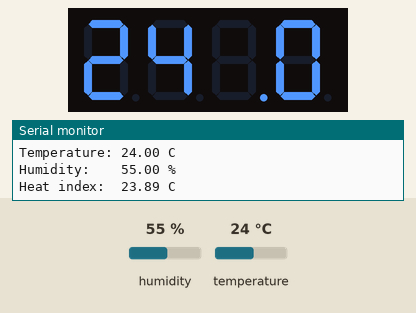
Bench run of a program on a simulated Arduino Uno, built with avr-gcc and run on an emulated ATmega328P. On the bench: 4-digit seven-segment display, the last lines printed to the serial monitor. The inputs (shaded band) are chosen by the test bench; at power-on: humidity 55 %, temperature 24 °C.

Above: at 2.2 s.
2.3 s: humidity set to 22 %
At 6.9 s:
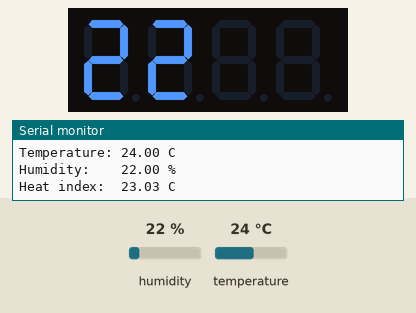
12.5 s: temperature set to 12 °C
At 21.9 s:
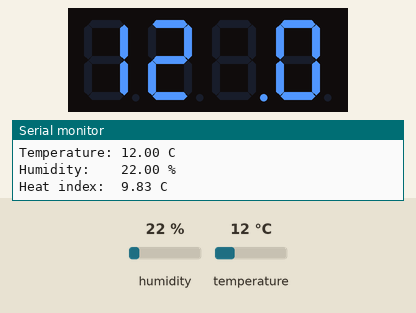
22.5 s: humidity set to 40 %
At 26.9 s:
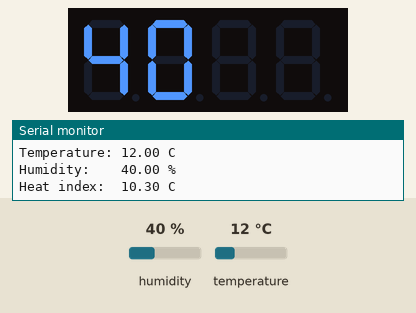
32.5 s: temperature set to 19 °C
At 41.9 s:
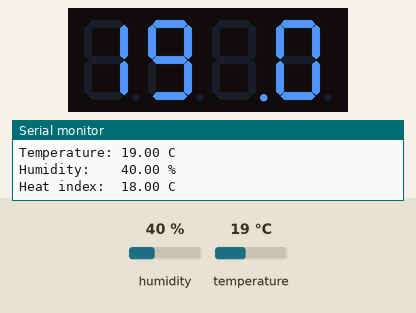
Timing chart, 0 to 43.4 s (numbered marks = the images above; inputs shaded):
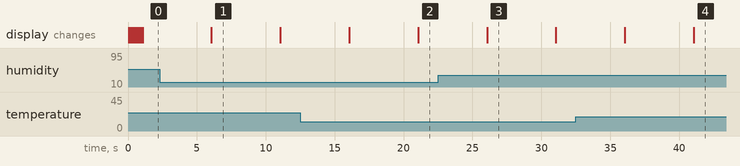

Measured:
- after the input at 2.3 s, the display: changes after 3.8 s (image 1)
- after the input at 12.5 s, the display: first differs from a run without the input after 8.6 s (image 2)
- after the input at 22.5 s, the display: changes after 3.6 s (image 3)
- after the input at 32.5 s, the display: first differs from a run without the input after 8.6 s (image 4)
- what the display in image 1 shows lasts 5.0 s, from 6.1 s to 11.1 s

The program:

main.cpp
```cpp
#include <Arduino.h>
#include <Adafruit_Sensor.h>
#include <DHT.h>
#include <SevenSegmentTM1637.h>

#define DHT_PIN 8

#define CLK_PIN 10
#define DIO_PIN 11

#define CHECK_DELAY_MILLIS 5000

void set_sensor_data();
void print_data();
void show_data();

unsigned long last_check_dht_sensor_millis = 0;

float temperature = 0.0;
float humidity = 0.0;
float heat_index = 0.0;

bool show_mode = true;
String show_value;

DHT dht_sensor = DHT(DHT_PIN, DHT11);
SevenSegmentTM1637 led_display(CLK_PIN, DIO_PIN);

void setup() {
	Serial.begin(9600);
	dht_sensor.begin();
	led_display.begin();
	led_display.setBacklight(10);
	led_display.clear();
}

void loop() {
	set_sensor_data();
}

bool wait_check_dht_sensor() {
	// use wait method instead delay
	unsigned long current_millis = millis();
	if (last_check_dht_sensor_millis == 0 || current_millis - last_check_dht_sensor_millis >= CHECK_DELAY_MILLIS) {
		last_check_dht_sensor_millis = current_millis;
		return false;
	}
	return true;
}

void set_sensor_data() {
	if (wait_check_dht_sensor()) {
		return;
	}
	temperature = dht_sensor.readTemperature();
	humidity = dht_sensor.readHumidity();
	if (isnan(temperature) || isnan(humidity)) {
		Serial.println("error");
	} else {
        heat_index = dht_sensor.computeHeatIndex(temperature, humidity, false);
        print_data();
        show_data();
    }
}

void show_data() {
	if (show_mode) {
		show_value = String(temperature, 1);
	} else {
		show_value = String((int) humidity) + " %";
	}
	led_display.print(show_value);
    show_mode = !show_mode;
}

void print_data() {
	Serial.print("Temperature: ");
	Serial.print(temperature);
	Serial.println(" C");

	Serial.print("Humidity:    ");
	Serial.print(humidity);
	Serial.println(" %");

    Serial.print("Heat index:  ");
    Serial.print(heat_index);
    Serial.println(" C");

	Serial.println();
}
```
